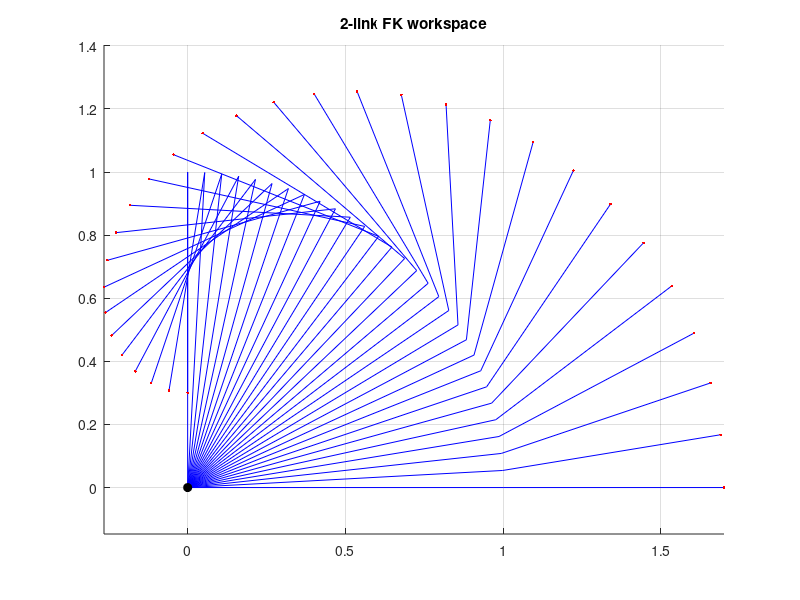

MATLAB code for this plot:
% Кинематика 2-звенника
% Рабочая зона схвата

L1 = 1.0; L2 = 0.7;
th1 = linspace(0, pi/2, 30);
th2 = linspace(0, pi, 30);
figure;
hold on;
for k = 1:numel(th1)
    xj = L1*cos(th1(k)); yj = L1*sin(th1(k));
    xe = xj + L2*cos(th1(k) + th2(k));
    ye = yj + L2*sin(th1(k) + th2(k));
    plot([0 xj xe], [0 yj ye], 'b-');
    plot(xe, ye, 'r.');
end
plot(0, 0, 'ko', 'MarkerFaceColor', 'k');
title('2-link FK workspace'); axis equal; grid on;

%{
@play
{
 "title": "2-link kinematics",
 "groups": [
  {
   "name": "Manipulator",
   "controls": [
    {
     "var": "L1",
     "label": "L₁ m",
     "min": 0.5,
     "max": 1.5,
     "step": 0.1,
     "default": 1.0
    },
    {
     "var": "L2",
     "label": "L₂ m",
     "min": 0.3,
     "max": 1.2,
     "step": 0.1,
     "default": 0.7
    }
   ]
  }
 ]
}
%}
